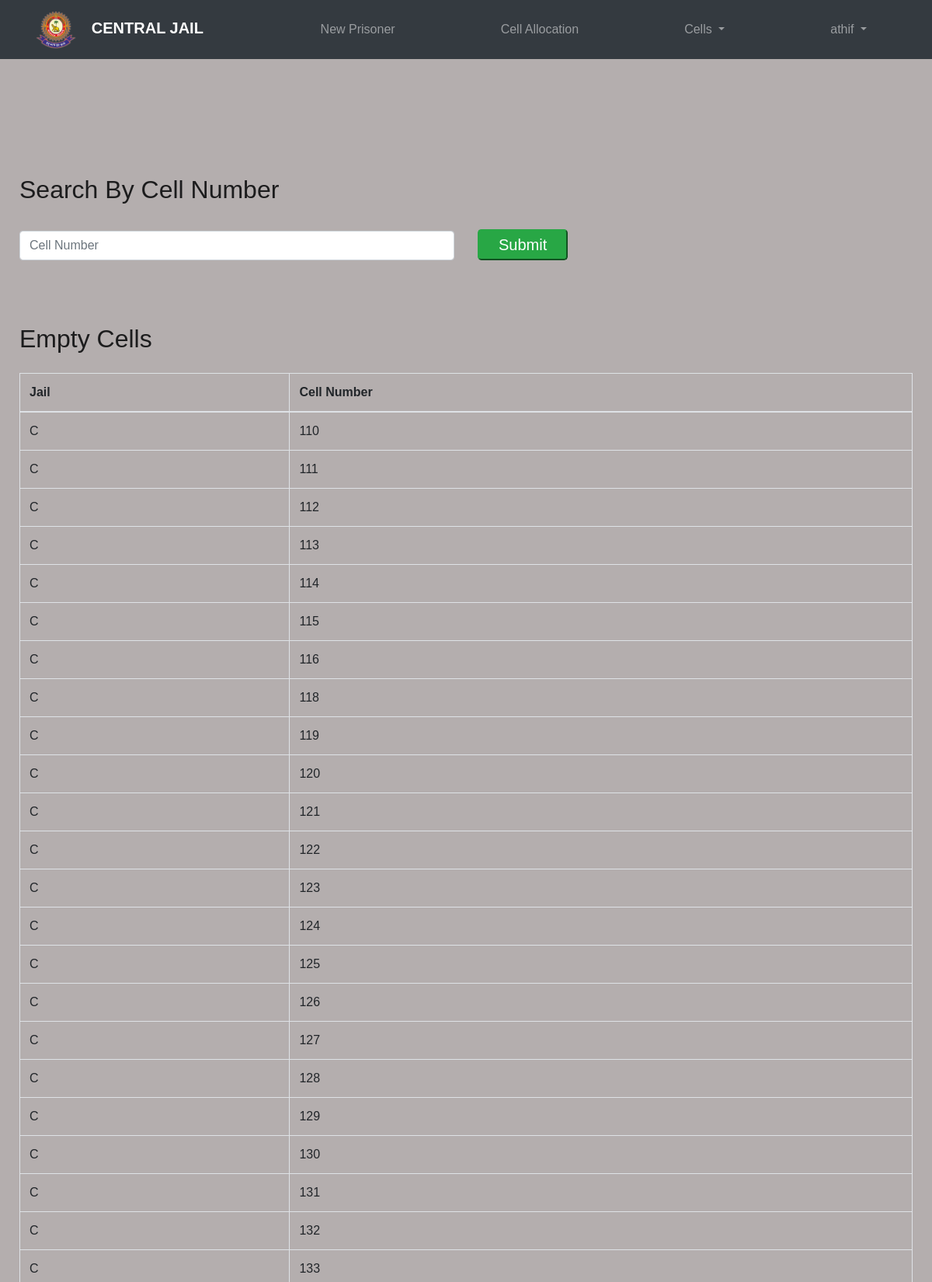
/HM/empty-cells.php (signed in, upper part), run on the app's committed database.
### tables this page shows
CREATE TABLE `cell` (
  `cell_id` int(10) NOT NULL,
  `cell_no` int(5) DEFAULT NULL,
  `prison_id` int(10) DEFAULT NULL,
  `allocated` tinyint(1) DEFAULT NULL
);

CREATE TABLE `prison` (
  `prison_id` int(10) NOT NULL,
  `prison_name` varchar(20) NOT NULL,
  `no_of_cells` int(5) DEFAULT NULL,
  `no_of_prisoners` int(5) DEFAULT NULL,
  `accepted_gen` int(2) DEFAULT NULL
);

### HM/empty-cells.php (the view, shortened to what this page needs)
<?php include('hm-header.php') ?>
<div class ="container contact-container">
    <h2>Search By Cell Number</h2>
    <br>
    <form action="empty-cells.php" method="post">
        <div class="row">
            <div class="col-md-6">
                <input type="text" name="search_box" class="form-control prisoner-text" placeholder="Cell Number">
            </div>
            <div class="col-md-6">
                <button type="submit" name="contact-button"  class="btn-lg btn-success" style="margin-top:8px; padding: 3px 25px 3px;">Submit</button>
            </div>
        </div>
    </form>
<br><br>
    <br>
    <h2>Empty Cells</h2>
<br>
    <?php
   $prison_id = $_SESSION['prison_id'];
   $query1 = "SELECT * FROM cell where prison_id = '$prison_id' and allocated = '0'";
   $result1 = mysqli_query($conn,$query1);
   $query6 = "SELECT * FROM prison WHERE prison_id = '$prison_id'";
   $result6 = mysqli_query($conn,$query6);
   $row6 = mysqli_fetch_assoc($result6);
   $prison_name = $row6['prison_name'];
?>
  <table class="table table-bordered">
    <thead>
      <tr>
        <th>Jail</th>
        <th>Cell Number</th>
      </tr>
    </thead>
    <tbody>
    <?php
      if(mysqli_num_rows($result1)==0){
         echo '<tr><td colspan="4">No Empty Cells</td></tr>';
      }
      else{
      	while($row1 = mysqli_fetch_assoc($result1)){
      		echo "<tr><td>{$prison_name}</td><td>{$row1['cell_no']}</td></tr>\n";
      	}
      }
    ?>
    </tbody>
  </table>
</div>
<?php include('hm-footer.php');

### HM/assets/css/styles-nav.css (style rules this page uses)
body { background-color: rgb(180, 174, 174); height: 100%; }
.prisoner-text { margin-top: 10px; margin-bottom: 10px; }
.contact-container { margin-top: 150px; margin-bottom: 220px; }

### data on the page
cell: prison.prison_name "C", cell_no "110"
cell: prison.prison_name "C", cell_no "111"
cell: prison.prison_name "C", cell_no "112"
cell: prison.prison_name "C", cell_no "113"
cell: prison.prison_name "C", cell_no "114"
cell: prison.prison_name "C", cell_no "115"
cell: prison.prison_name "C", cell_no "116"
cell: prison.prison_name "C", cell_no "118"
cell: prison.prison_name "C", cell_no "119"
cell: prison.prison_name "C", cell_no "120"
cell: prison.prison_name "C", cell_no "121"
cell: prison.prison_name "C", cell_no "122"
cell: prison.prison_name "C", cell_no "123"
cell: prison.prison_name "C", cell_no "124"
cell: prison.prison_name "C", cell_no "125"
cell: prison.prison_name "C", cell_no "126"
cell: prison.prison_name "C", cell_no "127"
cell: prison.prison_name "C", cell_no "128"
cell: prison.prison_name "C", cell_no "129"
cell: prison.prison_name "C", cell_no "130"
cell: prison.prison_name "C", cell_no "131"
cell: prison.prison_name "C", cell_no "132"
cell: prison.prison_name "C", cell_no "133"

### other printed values
$_SESSION['username'] "athif"
